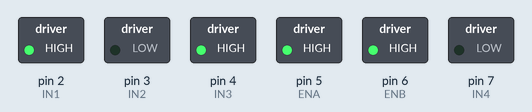
Simulated run of this sketch. Board: Arduino Uno, built with avr-gcc and run on an emulated ATmega328P. On the bench: switched loads named in the sketch (green lamp = pin HIGH).

Above: at 0.1 s.
Timing chart, 0 to 1.6 s (numbered marks = the images above):
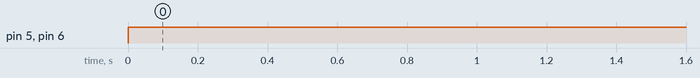

The sketch:

Teste_Kit_Arduino_Car_1_0.ino
```cpp
int ENA=5;//connected to Arduino's port 5(output pwm)
int IN1=2;//connected to Arduino's port 2
int IN2=3;//connected to Arduino's port 3
int ENB=6;//connected to Arduino's port 6(output pwm)
int IN3=4;//connected to Arduino's port 4
int IN4=7;//connected to Arduino's port 7

void setup() {
  // put your setup code here, to run once:
 pinMode(ENA,OUTPUT);//output
 pinMode(ENB,OUTPUT);
 pinMode(IN1,OUTPUT);
 pinMode(IN2,OUTPUT);
 pinMode(IN3,OUTPUT);
 pinMode(IN4,OUTPUT);
 digitalWrite(ENA,LOW);
 digitalWrite(ENB,LOW);//stop driving

 digitalWrite(IN1,HIGH); //setting motorB's directon
 digitalWrite(IN3,HIGH);

 digitalWrite(IN2,LOW);//setting motorA's directon
 digitalWrite(IN4,LOW);
}

void loop() {
  // put your main code here, to run repeatedly:
  analogWrite(ENA,255);//start driving motorA
  analogWrite(ENB,255);//start driving motorB
}
```

Measured:
- by itself, pin 5 (ENA), pin 6 (ENB): LOW → HIGH at 0.00 s
